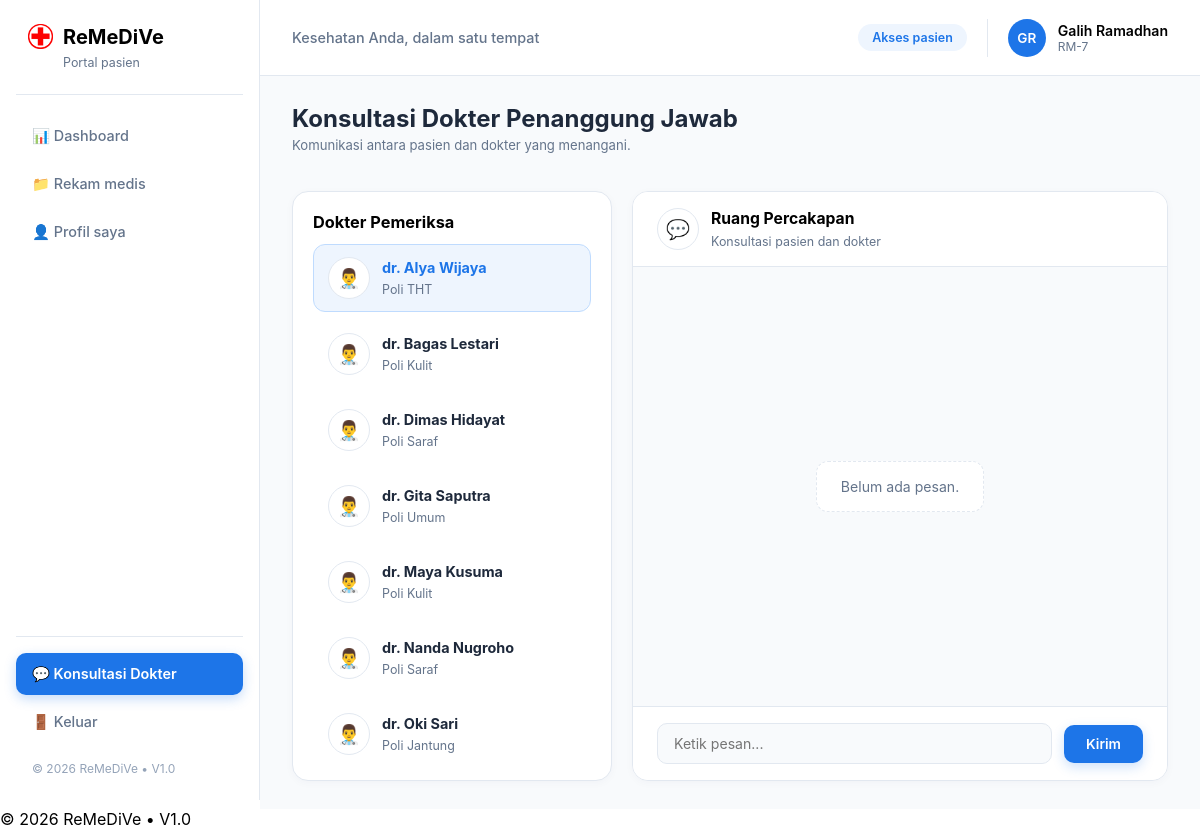
The app's page /chat.php (signed in), older data.
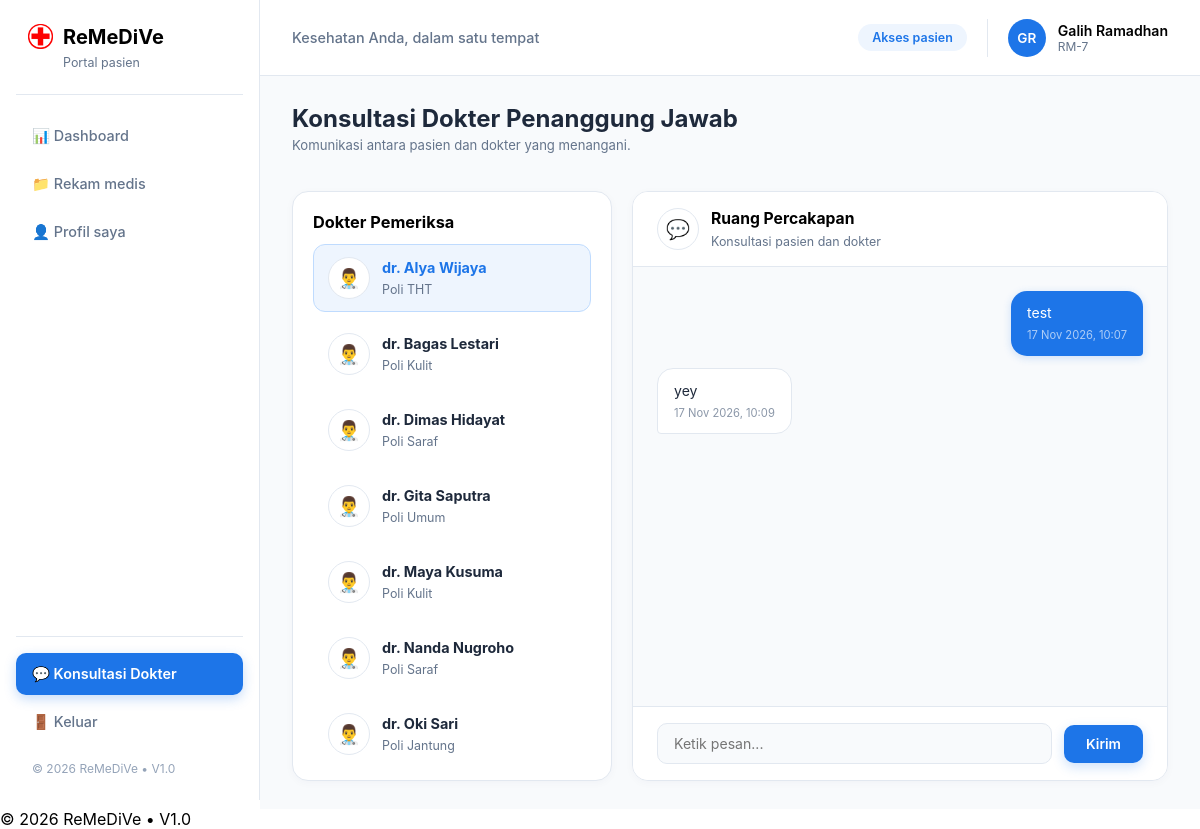
The same page, newer data.
### tables this page shows
CREATE TABLE `patients` (
  `PatientID` int(11) NOT NULL,
  `PatientName` varchar(50) DEFAULT NULL,
  `NIK` char(16) DEFAULT NULL,
  `BloodType` varchar(3) DEFAULT NULL,
  `PhoneNumber` varchar(15) DEFAULT NULL,
  `Address` text DEFAULT NULL,
  `Gender` char(1) NOT NULL,
  `BirthDate` date NOT NULL,
  `UserID` int(11) DEFAULT NULL,
  `Allergy` varchar(50) DEFAULT NULL
);

CREATE TABLE `doctors` (
  `DoctorID` int(11) NOT NULL,
  `DoctorName` varchar(50) NOT NULL,
  `Speciality` varchar(20) DEFAULT NULL,
  `PhoneNumber` varchar(15) DEFAULT NULL,
  `RegistrationNumber` char(17) DEFAULT NULL,
  `UserID` int(11) DEFAULT NULL
);

CREATE TABLE `message` (
  `MessageID` int(11) NOT NULL,
  `SenderID` int(11) DEFAULT NULL,
  `ReceiverID` int(11) DEFAULT NULL,
  `Chat` text DEFAULT NULL,
  `Time` datetime DEFAULT NULL
);

### chat.php (the view, shortened to what this page needs)
<?php
include('header.php');
$selected_target_id = isset($_GET['target_id']) ? intval($_GET['target_id']) : 0;
$current_user_id = intval($user_id);
$contacts_list = [];
$chat_history = [];
$target_user_id = 0;
if ($role === 'patient') {
    $stmt = mysqli_prepare(
        $connection,
        "SELECT DISTINCT
            d.DoctorID,
            d.DoctorName,
            d.Speciality
         FROM doctors d
         INNER JOIN medical_examinations m
            ON d.DoctorID = m.DoctorID
         INNER JOIN patients p
            ON p.PatientID = m.PatientID
         WHERE p.UserID = ?
         ORDER BY d.DoctorName ASC"
    );
    mysqli_stmt_bind_param(
        $stmt,
        "i",
        $current_user_id
    );
    mysqli_stmt_execute($stmt);
    $result = mysqli_stmt_get_result($stmt);
    while ($row = mysqli_fetch_assoc($result)) {
        $contacts_list[] = [
            'id' => intval($row['DoctorID']),
            'name' => $row['DoctorName'],
            'info' => 'Poli ' . $row['Speciality']
        ];
    }
}
if (
    $selected_target_id === 0 &&
    !empty($contacts_list)
) {
    $selected_target_id = $contacts_list[0]['id'];
}
if ($selected_target_id > 0) {
    if ($role === 'patient') {
        $stmt = mysqli_prepare(
            $connection,
            "SELECT d.UserID
             FROM doctors d
             INNER JOIN medical_examinations m
                ON d.DoctorID = m.DoctorID
             INNER JOIN patients p
                ON p.PatientID = m.PatientID
             WHERE d.DoctorID = ?
               AND p.UserID = ?
             LIMIT 1"
        );
        mysqli_stmt_bind_param(
            $stmt,
            "ii",
            $selected_target_id,
            $current_user_id
        );
        mysqli_stmt_execute($stmt);
        $result = mysqli_stmt_get_result($stmt);
        if ($row = mysqli_fetch_assoc($result)) {
            $target_user_id = intval($row['UserID']);
        }
    }
}
if ($target_user_id > 0) {
    $stmt = mysqli_prepare(
        $connection,
        "SELECT
            MessageID,
            SenderID,
            ReceiverID,
            Chat,
            Time
         FROM message
         WHERE
            (SenderID = ? AND ReceiverID = ?)
            OR
            (SenderID = ? AND ReceiverID = ?)
         ORDER BY Time ASC, MessageID ASC"
    );
    mysqli_stmt_bind_param(
        $stmt,
        "iiii",
        $current_user_id,
        $target_user_id,
        $target_user_id,
        $current_user_id
    );
    mysqli_stmt_execute($stmt);
    $result = mysqli_stmt_get_result($stmt);
    while ($row = mysqli_fetch_assoc($result)) {
        $chat_history[] = [
            'message' => $row['Chat'],
            'msg_time' => $row['Time'],
            'sender' => (
                intval($row['SenderID']) === $current_user_id
            )
                ? 'outgoing'
                : 'incoming'
        ];
    }
}
?>
<main class="main-content">
    <div class="page-header-row">
        <div>
            <h2>
                <?php
                echo ($role === 'patient')
                    ? 'Konsultasi Dokter Penanggung Jawab'
                    : 'Chat Pasien Dalam Perawatan';
                ?>
            </h2>
            <p class="section-desc">
                Komunikasi antara pasien dan dokter yang menangani.
            </p>
        </div>
    </div>
    <div class="chat-container-grid">
        <div class="card chat-sidebar-card">
            <h3>
                <?php
                echo ($role === 'patient')
                    ? 'Dokter Pemeriksa'
                    : 'Daftar Pasien Anda';
                ?>
            </h3>
            <div class="chat-contact-list">
                <?php if (!empty($contacts_list)): ?>
                    <?php foreach ($contacts_list as $contact): ?>
                        <a
                            href="chat.php?target_id=<?php echo $contact['id']; ?>"
                            class="chat-contact-item
                            <?php
                            echo ($selected_target_id === $contact['id'])
                                ? 'active-contact'
                                : '';
                            ?>"
                        >
                            <div class="contact-avatar">
                                <?php
                                echo ($role === 'patient')
                                    ? '👨‍⚕️'
                                    : '👤';
                                ?>
                            </div>
                            <div>
                                <strong>
                                    <?php
                                    echo htmlspecialchars(
                                        $contact['name']
                                    );
                                    ?>
                                </strong>
                                <small>
                                    <?php
                                    echo htmlspecialchars(
                                        $contact['info']
                                    );
                                    ?>
                                </small>
                            </div>
                        </a>
                    <?php endforeach; ?>
                <?php else: ?>
                    <p class="section-desc">
                        Belum ada relasi pemeriksaan aktif.
                    </p>
                <?php endif; ?>
            </div>
        </div>
        <div class="card chat-main-card">
            <div class="chat-header-box">
                <div class="contact-avatar">
                    💬
                </div>
                <div>
                    <h4>
                        Ruang Percakapan
                    </h4>
                    <small>
                        Konsultasi pasien dan dokter
                    </small>
                </div>
            </div>
            <div class="chat-messages-scroll-area">
                <?php if (
                    $selected_target_id > 0 &&
                    !empty($chat_history)
                ): ?>
                    <?php foreach ($chat_history as $chat): ?>
                        <div
                            class="chat-bubble
                            <?php
                            echo ($chat['sender'] === 'outgoing')
                                ? 'bubble-outgoing'
                                : 'bubble-incoming';
                            ?>"
                        >
                            <p>
                                <?php
                                echo htmlspecialchars(
                                    $chat['message']
                                );
                                ?>
                            </p>
                            <small class="chat-time">
                                <?php
                                echo date(
                                    'd M Y, H:i',
                                    strtotime($chat['msg_time'])
                                );
                                ?>
                            </small>
                        </div>
                    <?php endforeach; ?>
                <?php else: ?>
                    <div class="chat-empty-state">
                        <p>
                            Belum ada pesan.
                        </p>
                    </div>
                <?php endif; ?>
            </div>
            <?php if (
                $selected_target_id > 0 &&
                $target_user_id > 0
            ): ?>
                <form
                    action="chat.php?target_id=<?php echo $selected_target_id; ?>"
                    method="POST"
                    class="chat-input-form"
                >
                    <input
                        type="text"
                        name="message_text"
                        class="form-control"
                        placeholder="Ketik pesan..."
                        required
                        autocomplete="off"
                    >
                    <button
                        type="submit"
                        name="send_message"
                        class="btn-action-primary"
                    >
                        Kirim
                    </button>
                </form>
            <?php endif; ?>
        </div>
    </div>
</main>
<?php
include('footer.php');
?>

### header.php (shortened to what this page needs)
<?php
    include ('connection.php');
    $user_id = $_SESSION['UserID'];
    $role = $_SESSION['Role'];
    $display_name = '';
    $identifier   = '';
    $initials     = '';
    if ($role === 'patient') {
    $query = "SELECT * FROM patients WHERE UserID = '$user_id'";
    $result = mysqli_query($connection, $query);
        if ($result && mysqli_num_rows($result) > 0) {
            $data = mysqli_fetch_assoc($result);
            $display_name = $data['PatientName'];
            $identifier = 'RM-' . $data['PatientID'];
            $words = explode(' ', $display_name);
            $initials = mb_substr($words[0], 0, 1) . (isset($words[1]) ? mb_substr($words[1], 0, 1) : '');
            $initials = strtoupper($initials);
        }
    } else {
        $display_name = 'Administrator';
        $identifier = 'ADM';
        $initials = 'AD';
    }
?>
<!DOCTYPE html>
<html lang="id">
<head>
    <link rel="stylesheet" href="style.css">
</head>
<body>
    <div class="app-layout">
        <aside class="sidebar">
            <div class="sidebar-brand">
                <img src="assets/image/RedCross.png" alt="ReMeDiVe" style="height: 25px; width:auto;">
                <h2>ReMeDiVe</h2>
                <small><?php echo ($role === 'patient') ? 'Portal pasien' : (($role === 'doctor') ? 'Portal dokter' : 'Portal admin'); ?></small>
            </div>
            <nav class="sidebar-menu">
                <?php
                    if ($role === 'patient'){
                        ?>
                        <a href="patient_dashboard.php" class="menu-item <?php echo (basename($_SERVER['PHP_SELF']) == 'patient_dashboard.php') ? 'active' : ''; ?>">
                            <span>📊 Dashboard</span>
                        </a>
                        <a href="patient_records.php" class="menu-item <?php echo (basename($_SERVER['PHP_SELF']) == 'patient_records.php') ? 'active' : ''; ?>">
                            <span>📁 Rekam medis</span>
                        </a>
                        <a href="patient_profile.php" class="menu-item <?php echo (basename($_SERVER['PHP_SELF']) == 'patient_profile.php') ? 'active' : ''; ?>">
                            <span>👤 Profil saya</span>
                        </a>
                        <?php
                    }
                ?>
            </nav>
            <div class="sidebar-footer-menu">
                <a href="chat.php" class="menu-item <?php echo (basename($_SERVER['PHP_SELF']) == 'chat.php') ? 'active' : ''; ?>">
                    <span>💬 <?php echo ($role === 'patient') ? 'Konsultasi Dokter' : 'Chat Pasien'; ?></span>
                </a>
                <a href="logout.php" class="menu-item logout-item">
                    <span>🚪 Keluar</span>
                </a>
                <div class="copyright-box">
                    <span>&copy; <?php echo date('Y'); ?> ReMeDiVe &bull; V1.0</span>
                </div>
            </div>
        </aside>
        <div class="main-wrapper">
            <header class="top-header">
                <div class="top-header-left">
                    <p>Kesehatan Anda, dalam satu tempat</p>
                </div>
                <div class="top-header-right">
                    <span class="role-badge"><?php echo ($role === 'patient') ? 'Akses pasien' : (($role === 'doctor') ? 'Akses dokter' : 'Akses admin'); ?></span>
                    <div class="user-profile-mini">
                        <span class="user-avatar-small"><?php echo $initials; ?></span>
                        <div class="user-info-text">
                            <span class="u-name"><?php echo htmlspecialchars($display_name); ?></span>
                            <small><?php echo htmlspecialchars($identifier); ?></small>
                        </div>
                    </div>
                </div>
            </header>
        </div>
    </div>
</body>
</html>

### footer.php (shortened to what this page needs)
<!DOCTYPE html>
<html lang="id">
<head>
    <link rel="stylesheet" href="style.css">
</head>
<body>
    <footer class="website-footer">
        <div class="footer-container">
            <p>&copy; <?php echo date('Y'); ?> ReMeDiVe &bull; V1.0</p>
        </div>
    </footer>
</body>
</html>

Row changes from the older to the newer data that the page shows:
added message: Chat "test", Time "17 Nov 2026, 10:07"
added message: Chat "yey", Time "17 Nov 2026, 10:09"
Text that changed along with them:
text no longer shown: "Belum ada pesan."
